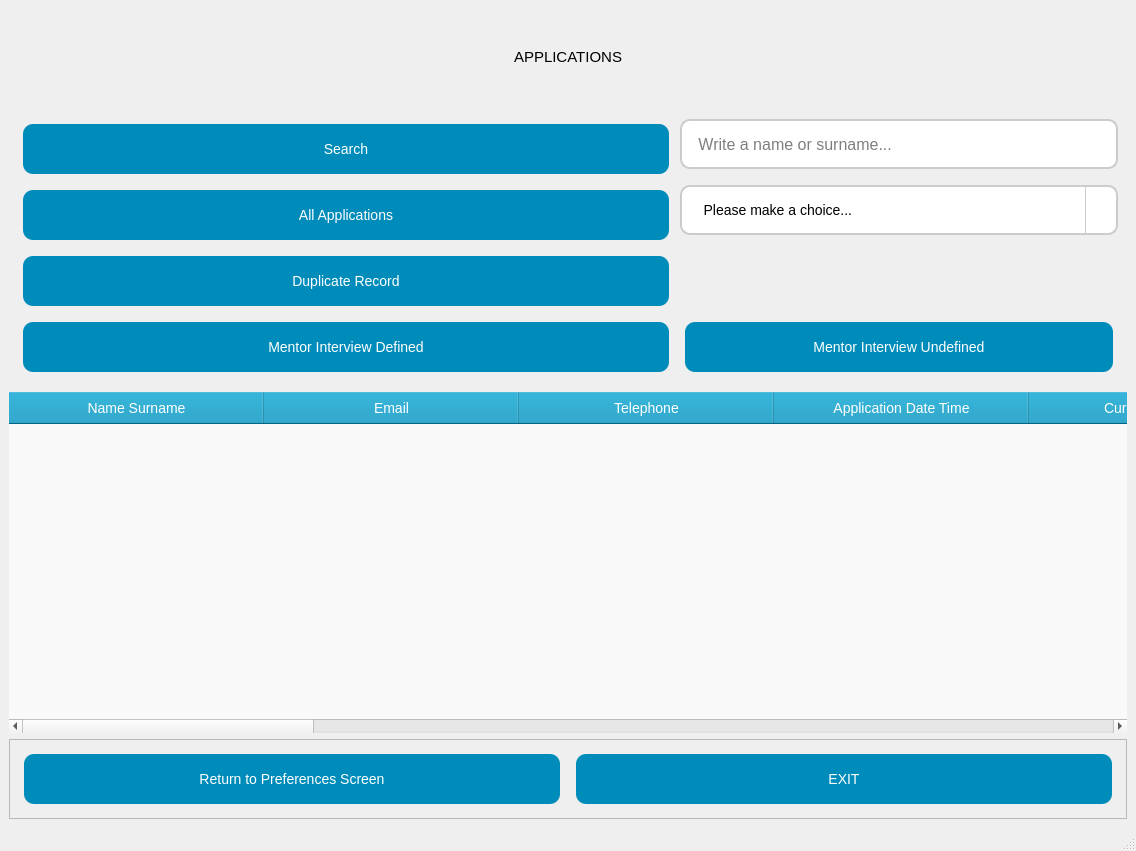
<?xml version="1.0" encoding="UTF-8"?>
<ui version="4.0">
 <class>Ui_ApplicationWindow</class>
 <widget class="QMainWindow" name="ApplicationWindow">
  <property name="windowModality">
   <enum>Qt::WindowModality::NonModal</enum>
  </property>
  <property name="enabled">
   <bool>true</bool>
  </property>
  <property name="geometry">
   <rect>
    <x>0</x>
    <y>0</y>
    <width>1136</width>
    <height>851</height>
   </rect>
  </property>
  <property name="sizePolicy">
   <sizepolicy hsizetype="Preferred" vsizetype="Preferred">
    <horstretch>0</horstretch>
    <verstretch>0</verstretch>
   </sizepolicy>
  </property>
  <property name="minimumSize">
   <size>
    <width>0</width>
    <height>0</height>
   </size>
  </property>
  <property name="sizeIncrement">
   <size>
    <width>0</width>
    <height>0</height>
   </size>
  </property>
  <property name="baseSize">
   <size>
    <width>1228</width>
    <height>805</height>
   </size>
  </property>
  <property name="font">
   <font>
    <family>MS Shell Dlg 2</family>
    <pointsize>11</pointsize>
    <italic>false</italic>
    <bold>false</bold>
   </font>
  </property>
  <property name="windowTitle">
   <string>APPLICATIONS</string>
  </property>
  <property name="layoutDirection">
   <enum>Qt::LayoutDirection::LeftToRight</enum>
  </property>
  <property name="styleSheet">
   <string notr="true">QWidget {
	font: 11pt &quot;MS Shell Dlg 2&quot;;
    background: qlineargradient(spread:pad, x1:0, y1:0, x2:0, y2:1, 
        stop:0 rgba(173, 216, 230, 255), 
        stop:1 rgba(255, 255, 255, 255));
};

</string>
  </property>
  <widget class="QWidget" name="centralwidget">
   <property name="enabled">
    <bool>true</bool>
   </property>
   <layout class="QVBoxLayout" name="verticalLayout_2">
    <item>
     <widget class="QLabel" name="label">
      <property name="minimumSize">
       <size>
        <width>0</width>
        <height>95</height>
       </size>
      </property>
      <property name="styleSheet">
       <string notr="true">QLabel{
	
    padding: 10px;
    font-size: 16px;
font: 11pt &quot;MS Shell Dlg 2&quot;;
    border: 2px solid #ccc;
    border-radius: 10px;
    margin-bottom: 10px;
}

QLabel:hover {
    background-color: #007B9E;
}
QLabel:pressed {
    background-color: #005f73;
}border-radius: 10px;
background-color: #008CBA;</string>
      </property>
      <property name="text">
       <string>APPLICATIONS</string>
      </property>
      <property name="alignment">
       <set>Qt::AlignmentFlag::AlignCenter</set>
      </property>
     </widget>
    </item>
    <item>
     <widget class="QWidget" name="W_widget" native="true">
      <property name="enabled">
       <bool>true</bool>
      </property>
      <property name="minimumSize">
       <size>
        <width>0</width>
        <height>0</height>
       </size>
      </property>
      <property name="maximumSize">
       <size>
        <width>16777215</width>
        <height>16777215</height>
       </size>
      </property>
      <property name="font">
       <font>
        <family>MS Shell Dlg 2</family>
        <pointsize>11</pointsize>
        <italic>false</italic>
        <bold>false</bold>
       </font>
      </property>
      <property name="acceptDrops">
       <bool>false</bool>
      </property>
      <property name="styleSheet">
       <string notr="true">border: 2px solid #ccc;
font: 11pt &quot;MS Shell Dlg 2&quot;;
border-radius: 10px;
QWidget {
    background: qlineargradient(spread:pad, x1:0, y1:0, x2:0, y2:1, 
        stop:0 rgba(173, 216, 230, 255), 
        stop:1 rgba(255, 255, 255, 255));
}
</string>
      </property>
      <layout class="QGridLayout" name="gridLayout" rowstretch="0,0,0,0,0" columnstretch="3,0,2">
       <item row="3" column="0">
        <widget class="QPushButton" name="PB_duplicate_record_button">
         <property name="minimumSize">
          <size>
           <width>0</width>
           <height>60</height>
          </size>
         </property>
         <property name="font">
          <font>
           <family>MS Shell Dlg 2</family>
           <pointsize>11</pointsize>
           <italic>false</italic>
           <bold>false</bold>
          </font>
         </property>
         <property name="styleSheet">
          <string notr="true">QPushButton {
	
    background-color: #008CBA;
    color: white;
    padding: 10px;
    font-size: 14px;
font: 11pt &quot;MS Shell Dlg 2&quot;;
    border: none;
    border-radius: 10px;
    margin: 5px;
}
QPushButton:hover {
    background-color: #007B9E;
}
QPushButton:pressed {
    background-color: #005f73;
}
</string>
         </property>
         <property name="text">
          <string>Duplicate Record</string>
         </property>
        </widget>
       </item>
       <item row="2" column="0">
        <widget class="QPushButton" name="PB_all_applications_button">
         <property name="minimumSize">
          <size>
           <width>0</width>
           <height>60</height>
          </size>
         </property>
         <property name="font">
          <font>
           <family>MS Shell Dlg 2</family>
           <pointsize>11</pointsize>
           <italic>false</italic>
           <bold>false</bold>
          </font>
         </property>
         <property name="styleSheet">
          <string notr="true">QPushButton {
	
    background-color: #008CBA;
    color: white;
    padding: 10px;
    font-size: 14px;
font: 11pt &quot;MS Shell Dlg 2&quot;;
    border: none;
    border-radius: 10px;
    margin: 5px;
}
QPushButton:hover {
    background-color: #007B9E;
}
QPushButton:pressed {
    background-color: #005f73;
}
</string>
         </property>
         <property name="text">
          <string>All Applications</string>
         </property>
        </widget>
       </item>
       <item row="1" column="2">
        <widget class="QLineEdit" name="LE_search_input">
         <property name="minimumSize">
          <size>
           <width>0</width>
           <height>60</height>
          </size>
         </property>
         <property name="font">
          <font>
           <family>MS Shell Dlg 2</family>
           <pointsize>11</pointsize>
           <italic>false</italic>
           <bold>false</bold>
          </font>
         </property>
         <property name="styleSheet">
          <string notr="true">QLineEdit {
    padding: 10px;
    font-size: 16px;
	font: 11pt &quot;MS Shell Dlg 2&quot;;
    border: 2px solid #ccc;
    border-radius: 10px;
    margin-bottom: 10px;
}

QPushButton:hover {
    background-color: #007B9E;
}
QPushButton:pressed {
    background-color: #005f73;
}
</string>
         </property>
         <property name="placeholderText">
          <string> Write a name or surname...</string>
         </property>
        </widget>
       </item>
       <item row="1" column="0">
        <widget class="QPushButton" name="PB_search_button">
         <property name="minimumSize">
          <size>
           <width>0</width>
           <height>60</height>
          </size>
         </property>
         <property name="font">
          <font>
           <family>MS Shell Dlg 2</family>
           <pointsize>11</pointsize>
           <italic>false</italic>
           <bold>false</bold>
          </font>
         </property>
         <property name="layoutDirection">
          <enum>Qt::LayoutDirection::LeftToRight</enum>
         </property>
         <property name="styleSheet">
          <string notr="true">QPushButton {
	
    background-color: #008CBA;
    color: white;
    padding: 10px;
    font-size: 14px;
font: 11pt &quot;MS Shell Dlg 2&quot;;
    border: none;
    border-radius: 10px;
    margin: 5px;
}
QPushButton:hover {
    background-color: #007B9E;
}
QPushButton:pressed {
    background-color: #005f73;
}
</string>
         </property>
         <property name="text">
          <string>Search</string>
         </property>
        </widget>
       </item>
       <item row="4" column="0">
        <widget class="QPushButton" name="PB_mentor_meeting_defined_button">
         <property name="minimumSize">
          <size>
           <width>0</width>
           <height>60</height>
          </size>
         </property>
         <property name="font">
          <font>
           <family>MS Shell Dlg 2</family>
           <pointsize>11</pointsize>
           <italic>false</italic>
           <bold>false</bold>
          </font>
         </property>
         <property name="styleSheet">
          <string notr="true">QPushButton {
	
    background-color: #008CBA;
    color: white;
    padding: 10px;
    font-size: 14px;
font: 11pt &quot;MS Shell Dlg 2&quot;;
    border: none;
    border-radius: 10px;
    margin: 5px;
}
QPushButton:hover {
    background-color: #007B9E;
}
QPushButton:pressed {
    background-color: #005f73;
}
</string>
         </property>
         <property name="text">
          <string>Mentor Interview Defined</string>
         </property>
        </widget>
       </item>
       <item row="2" column="2">
        <widget class="QComboBox" name="CB_combo_box">
         <property name="minimumSize">
          <size>
           <width>0</width>
           <height>60</height>
          </size>
         </property>
         <property name="font">
          <font>
           <family>MS Shell Dlg 2</family>
           <pointsize>11</pointsize>
           <italic>false</italic>
           <bold>false</bold>
          </font>
         </property>
         <property name="styleSheet">
          <string notr="true">QComboBox {
    padding: 10px;
    font-size: 14px;
font: 11pt &quot;MS Shell Dlg 2&quot;;
    border: 2px solid #ccc;
    border-radius: 10px;
    margin-bottom: 10px;
}
QComboBox::drop-down {
    subcontrol-origin: padding;
    subcontrol-position: top right;
    width: 30px;
    border-left-width: 1px;
    border-left-color: #ccc;
    border-left-style: solid;
    border-top-right-radius: 10px;
    border-bottom-right-radius: 10px;
}
</string>
         </property>
         <property name="currentText">
          <string>   Please make a choice...</string>
         </property>
         <property name="maxVisibleItems">
          <number>11</number>
         </property>
         <item>
          <property name="text">
           <string>   Please make a choice...</string>
          </property>
         </item>
         <item>
          <property name="text">
           <string>    Previous VIT Control</string>
          </property>
         </item>
         <item>
          <property name="text">
           <string>      Different Records</string>
          </property>
         </item>
         <item>
          <property name="text">
           <string>        Applying Filter</string>
          </property>
         </item>
        </widget>
       </item>
       <item row="4" column="2">
        <widget class="QPushButton" name="PB_mentor_interview_undefined_button">
         <property name="minimumSize">
          <size>
           <width>0</width>
           <height>60</height>
          </size>
         </property>
         <property name="font">
          <font>
           <family>MS Shell Dlg 2</family>
           <pointsize>11</pointsize>
           <italic>false</italic>
           <bold>false</bold>
          </font>
         </property>
         <property name="styleSheet">
          <string notr="true">QPushButton {
	
    background-color: #008CBA;
    color: white;
    padding: 10px;
    font-size: 14px;
font: 11pt &quot;MS Shell Dlg 2&quot;;
    border: none;
    border-radius: 10px;
    margin: 5px;
}
QPushButton:hover {
    background-color: #007B9E;
}
QPushButton:pressed {
    background-color: #005f73;
}
</string>
         </property>
         <property name="text">
          <string>Mentor Interview Undefined</string>
         </property>
        </widget>
       </item>
      </layout>
     </widget>
    </item>
    <item>
     <widget class="QTableWidget" name="tableWidget">
      <property name="sizeIncrement">
       <size>
        <width>1228</width>
        <height>805</height>
       </size>
      </property>
      <property name="baseSize">
       <size>
        <width>1228</width>
        <height>805</height>
       </size>
      </property>
      <property name="font">
       <font>
        <family>MS Shell Dlg 2</family>
        <pointsize>11</pointsize>
        <italic>false</italic>
        <bold>false</bold>
       </font>
      </property>
      <property name="styleSheet">
       <string notr="true">QTableWidget {
	
    font-size: 14px;
font: 11pt &quot;MS Shell Dlg 2&quot;;
    background-color: #f9f9f9;
    alternate-background-color: #e0e0e0;
    gridline-color: #ccc;
    border-radius: 10px;
}
QHeaderView::section {
    background-color: #008CBA;
    color: white;
    padding: 5px;
    font-size: 14px;
font: 11pt &quot;MS Shell Dlg 2&quot;;
}
</string>
      </property>
      <property name="columnCount">
       <number>15</number>
      </property>
      <attribute name="horizontalHeaderDefaultSectionSize">
       <number>255</number>
      </attribute>
      <column>
       <property name="text">
        <string>Name Surname</string>
       </property>
       <property name="font">
        <font>
         <pointsize>11</pointsize>
        </font>
       </property>
      </column>
      <column>
       <property name="text">
        <string>Email</string>
       </property>
       <property name="font">
        <font>
         <pointsize>11</pointsize>
        </font>
       </property>
      </column>
      <column>
       <property name="text">
        <string>Telephone</string>
       </property>
      </column>
      <column>
       <property name="text">
        <string>Application Date Time</string>
       </property>
      </column>
      <column>
       <property name="text">
        <string>Current Situation</string>
       </property>
      </column>
      <column>
       <property name="text">
        <string>ITPH Training Request</string>
       </property>
      </column>
      <column>
       <property name="text">
        <string>Economic Situation</string>
       </property>
      </column>
      <column>
       <property name="text">
        <string>English Level</string>
       </property>
      </column>
      <column>
       <property name="text">
        <string>Dutch Level</string>
       </property>
      </column>
      <column>
       <property name="text">
        <string>Online Course</string>
       </property>
      </column>
      <column>
       <property name="text">
        <string>IT Experience</string>
       </property>
      </column>
      <column>
       <property name="text">
        <string>Willingness to Work</string>
       </property>
      </column>
      <column>
       <property name="text">
        <string>Why Want to Join</string>
       </property>
      </column>
      <column>
       <property name="text">
        <string>Mentor</string>
       </property>
      </column>
      <column>
       <property name="text">
        <string>VIT</string>
       </property>
       <property name="font">
        <font>
         <pointsize>11</pointsize>
        </font>
       </property>
      </column>
     </widget>
    </item>
    <item>
     <widget class="QFrame" name="frame">
      <property name="minimumSize">
       <size>
        <width>0</width>
        <height>0</height>
       </size>
      </property>
      <property name="frameShape">
       <enum>QFrame::Shape::StyledPanel</enum>
      </property>
      <property name="frameShadow">
       <enum>QFrame::Shadow::Raised</enum>
      </property>
      <layout class="QHBoxLayout" name="horizontalLayout">
       <item>
        <widget class="QPushButton" name="PB_return_to_preferences_screen_button">
         <property name="minimumSize">
          <size>
           <width>0</width>
           <height>60</height>
          </size>
         </property>
         <property name="font">
          <font>
           <family>MS Shell Dlg 2</family>
           <pointsize>11</pointsize>
           <italic>false</italic>
           <bold>false</bold>
          </font>
         </property>
         <property name="styleSheet">
          <string notr="true">QPushButton {
	
    background-color: #008CBA;
    color: white;
    padding: 10px;
    font-size: 14px;
font: 11pt &quot;MS Shell Dlg 2&quot;;
    border: none;
    border-radius: 10px;
    margin: 5px;
}
QPushButton:hover {
    background-color: #007B9E;
}
QPushButton:pressed {
    background-color: #005f73;
}
</string>
         </property>
         <property name="text">
          <string>Return to Preferences Screen</string>
         </property>
        </widget>
       </item>
       <item>
        <widget class="QPushButton" name="PB_EXIT">
         <property name="minimumSize">
          <size>
           <width>0</width>
           <height>60</height>
          </size>
         </property>
         <property name="styleSheet">
          <string notr="true">QPushButton {
	
    background-color: #008CBA;
    color: white;
    padding: 10px;
    font-size: 14px;
font: 11pt &quot;MS Shell Dlg 2&quot;;
    border: none;
    border-radius: 10px;
    margin: 5px;
}
QPushButton:hover {
    background-color: #007B9E;
}
QPushButton:pressed {
    background-color: #005f73;
}</string>
         </property>
         <property name="text">
          <string>EXIT</string>
         </property>
        </widget>
       </item>
      </layout>
     </widget>
    </item>
   </layout>
  </widget>
  <widget class="QStatusBar" name="statusbar"/>
 </widget>
 <resources/>
 <connections/>
</ui>
